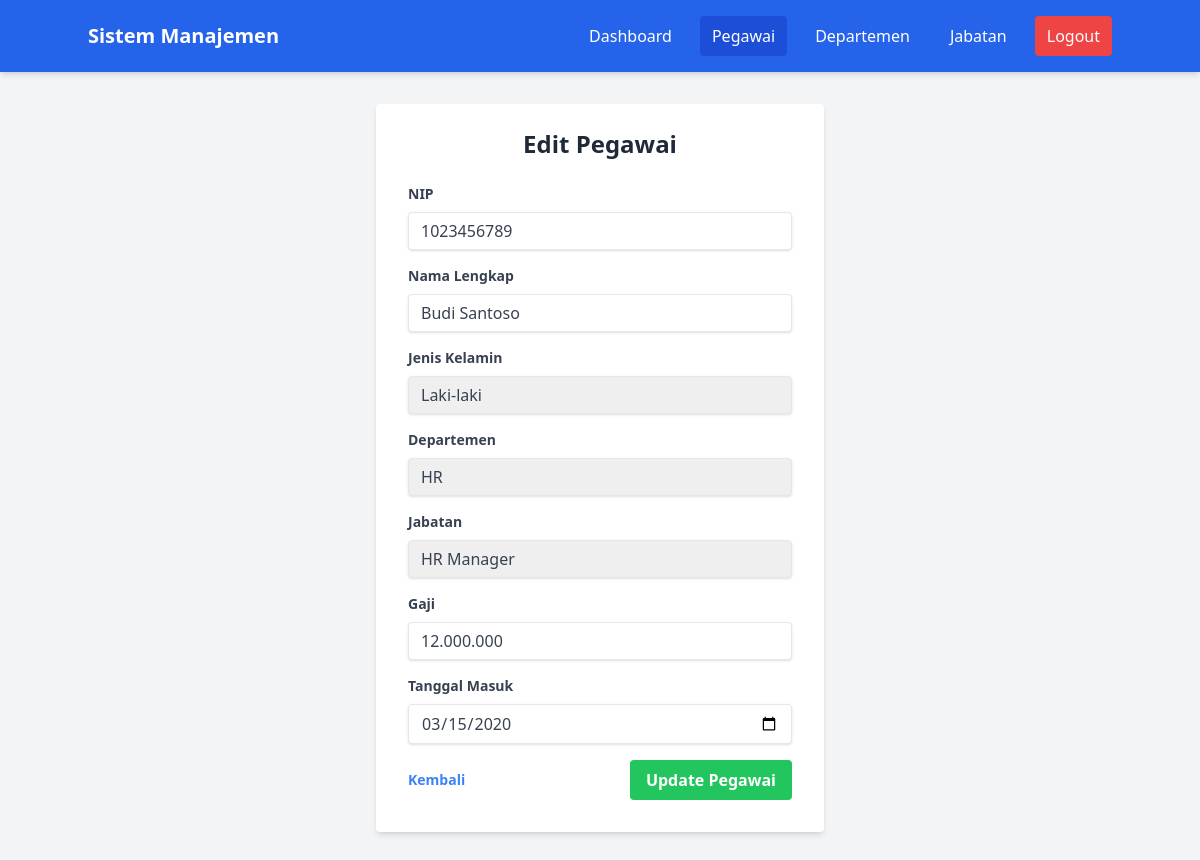
Page /pages/pegawai/edit.php?id=17 (signed in) on the committed database.
### tables this page shows
CREATE TABLE `pegawai` (
  `id` int(11) NOT NULL,
  `nip` varchar(50) NOT NULL,
  `nama` varchar(100) NOT NULL,
  `id_departemen` int(11) DEFAULT NULL,
  `id_jabatan` int(11) DEFAULT NULL,
  `gaji` decimal(10,2) DEFAULT NULL,
  `jenis_kelamin` enum('Laki-laki','Perempuan') DEFAULT NULL,
  `tanggal_masuk` date DEFAULT NULL
);

CREATE TABLE `departemen` (
  `id` int(11) NOT NULL,
  `nama_departemen` varchar(100) NOT NULL,
  `deskripsi` text DEFAULT NULL
);

CREATE TABLE `jabatan` (
  `id` int(11) NOT NULL,
  `nama_jabatan` varchar(100) NOT NULL,
  `id_departemen` int(11) DEFAULT NULL,
  `gaji` decimal(10,2) DEFAULT NULL
);

### pages/pegawai/edit.php (the view, shortened to what this page needs)
<?php
include '../../tampilan/navbar.php';
require_once '../../config/config.php';
$id = mysqli_real_escape_string($koneksi, $_GET['id']);
$query = "SELECT * FROM pegawai WHERE id = '$id'";
$result = mysqli_query($koneksi, $query);
$pegawai = mysqli_fetch_assoc($result);
$query_departemen = "SELECT * FROM departemen";
$result_departemen = mysqli_query($koneksi, $query_departemen);
$query_jabatan = "SELECT * FROM jabatan";
$result_jabatan = mysqli_query($koneksi, $query_jabatan);
?>
<div class="container mx-auto px-4 py-8">
    <div class="max-w-md mx-auto bg-white shadow-md rounded px-8 pt-6 pb-8 mb-4">
        <h2 class="text-2xl font-bold mb-6 text-center text-gray-800">Edit Pegawai</h2>
        <form action="../../proses/pegawai/proses_edit.php" method="POST" class="space-y-4">
            <div>
                <label for="nip" class="block text-gray-700 text-sm font-bold mb-2">
                    NIP
                </label>
                <input
                    type="text"
                    id="nip"
                    name="nip"
                    required
                    value="<?php echo htmlspecialchars($pegawai['nip']); ?>"
                    class="shadow appearance-none border rounded w-full py-2 px-3 text-gray-700 leading-tight focus:outline-none focus:shadow-outline"
                    placeholder="Nomor Induk Pegawai"
                >
            </div>
            <div>
                <label for="nama" class="block text-gray-700 text-sm font-bold mb-2">
                    Nama Lengkap
                </label>
                <input
                    type="text"
                    id="nama"
                    name="nama"
                    required
                    value="<?php echo htmlspecialchars($pegawai['nama']); ?>"
                    class="shadow appearance-none border rounded w-full py-2 px-3 text-gray-700 leading-tight focus:outline-none focus:shadow-outline"
                    placeholder="Nama Lengkap Pegawai"
                >
            </div>
            <div>
                <label for="jenis_kelamin" class="block text-gray-700 text-sm font-bold mb-2">
                    Jenis Kelamin
                </label>
                <select
                    id="jenis_kelamin"
                    name="jenis_kelamin"
                    required
                    class="shadow appearance-none border rounded w-full py-2 px-3 text-gray-700 leading-tight focus:outline-none focus:shadow-outline"
                >
                    <option value="Laki-laki" <?php echo $pegawai['jenis_kelamin'] == 'Laki-laki' ? 'selected' : ''; ?>>Laki-laki</option>
                </select>
            </div>
            <div>
                <label for="id_departemen" class="block text-gray-700 text-sm font-bold mb-2">
                    Departemen
                </label>
                <select
                    id="id_departemen"
                    name="id_departemen"
                    required
                    class="shadow appearance-none border rounded w-full py-2 px-3 text-gray-700 leading-tight focus:outline-none focus:shadow-outline"
                >
                    <?php while($departemen = mysqli_fetch_assoc($result_departemen)): ?>
                        <option
                            value="<?php echo $departemen['id']; ?>"
                            <?php echo ($departemen['id'] == $pegawai['id_departemen']) ? 'selected' : ''; ?>
                        >
                            <?php echo htmlspecialchars($departemen['nama_departemen']); ?>
                        </option>
                    <?php endwhile; ?>
                </select>
            </div>
            <div>
                <label for="id_jabatan" class="block text-gray-700 text-sm font-bold mb-2">
                    Jabatan
                </label>
                <select
                    id="id_jabatan"
                    name="id_jabatan"
                    required
                    class="shadow appearance-none border rounded w-full py-2 px-3 text-gray-700 leading-tight focus:outline-none focus:shadow-outline"
                >
                    <?php
                    mysqli_data_seek($result_jabatan, 0);
                    while($jabatan = mysqli_fetch_assoc($result_jabatan)):
                    ?>
                        <option
                            value="<?php echo $jabatan['id']; ?>"
                            <?php echo ($jabatan['id'] == $pegawai['id_jabatan']) ? 'selected' : ''; ?>
                        >
                            <?php echo htmlspecialchars($jabatan['nama_jabatan']); ?>
                        </option>
                    <?php endwhile; ?>
                </select>
            </div>
            <div>
                <label for="gaji" class="block text-gray-700 text-sm font-bold mb-2">
                    Gaji
                </label>
                <input
                    type="text"
                    id="gaji"
                    name="gaji"
                    required
                    value="<?php echo number_format($pegawai['gaji'], 0, ',', '.'); ?>"
                    class="shadow appearance-none border rounded w-full py-2 px-3 text-gray-700 leading-tight focus:outline-none focus:shadow-outline"
                    placeholder="Contoh: 5.000.000"
                    onkeyup="formatRupiah(this)"
                >
            </div>
            <div>
                <label for="tanggal_masuk" class="block text-gray-700 text-sm font-bold mb-2">
                    Tanggal Masuk
                </label>
                <input
                    type="date"
                    id="tanggal_masuk"
                    name="tanggal_masuk"
                    required
                    value="<?php echo $pegawai['tanggal_masuk']; ?>"
                    class="shadow appearance-none border rounded w-full py-2 px-3 text-gray-700 leading-tight focus:outline-none focus:shadow-outline"
                >
            </div>
            <div class="flex items-center justify-between">
                <a
                    href="index.php"
                    class="inline-block align-baseline font-bold text-sm text-blue-500 hover:text-blue-800"
                >
                    Kembali
                </a>
                <button
                    type="submit"
                    class="bg-green-500 hover:bg-green-700 text-white font-bold py-2 px-4 rounded focus:outline-none focus:shadow-outline"
                >
                    Update Pegawai
                </button>
            </div>
        </form>
    </div>
</div>
</body>
</html>

### rows in the picture
pegawai: nip "1023456789", nama "Budi Santoso", jenis_kelamin "Laki-laki", id_departemen "HR", id_jabatan "HR Manager", gaji "12.000.000", tanggal_masuk "03/15/2020"
